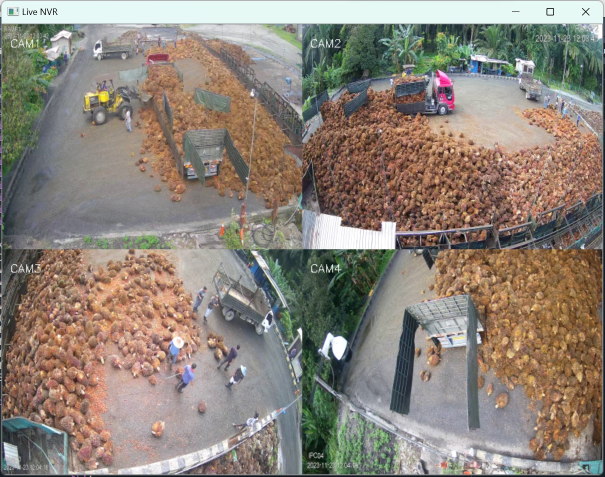
#> input picture live_nvr.jpg, 1209 x 954 px, given in place of admin:sl888888@192.168.2.85, which was not available (shown at 1/2 size)
$ python nvr_thread.py
#> lines starting #> are read from the running program, lines starting #| are printed output that depends on the picture; after the words box and inside, x2 and y2 are one past the last pixel; in counts of white or black regions, pixels touching at a corner belong together; pictures that were not available may be replaced by others from this repository, and a replacement may not be noted
### camera_thread.py
import cv2
import os
import time
import datetime
import threading
import imutils

Video_FPS = 20
Video_Resolution = (1920, 1080)
fourcc = cv2.VideoWriter_fourcc(*'mp4v')
# [9 lines of commented-out code are left out]
class WebcamVideoStream:
    def __init__(self, camera_name, video_path, motion):
        print("thread init - " + camera_name)
        self.title = str(camera_name)
        self.source = str(video_path)
        self.motion = int(motion)
        self.stream = cv2.VideoCapture(self.source)
        self.grabbed, self.frame = self.stream.read()
        self.buffer_frame = []
        self.reconnect_count = 0
        self.started = False
        self.read_lock = threading.Lock()
        self.refresh_time = datetime.datetime.now().strftime("%H;%M;%S")
        self.motion_refresh = 0
        self.previous_frame = None
        self.out = None
        self.stamp_time = datetime.datetime.now().strftime("%Y-%m-%d_%H")
        print(camera_name)
        print(self.stream.get(cv2.CAP_PROP_FRAME_WIDTH), self.stream.get(cv2.CAP_PROP_FRAME_HEIGHT),
              self.stream.get(cv2.CAP_PROP_FPS))

    def start(self):
        if self.started:
            print(self.title + " already started!!")
            return None
        self.started = True
        self.thread = threading.Thread(target=self.update, args=())
        self.thread.start()
        return self

    def update(self):
        while (self.started is True):
            self.grabbed, self.frame = self.stream.read()
            self.read_lock.acquire()
            if self.grabbed is True:
                #Video_Resolution = (self.frame.shape[1], self.frame.shape[0])
                if len(self.buffer_frame) > 10: self.buffer_frame.pop(0) # keep 10 buffer frame
                self.buffer_frame.append(self.frame)

                # create video file
                CurrentDate = datetime.datetime.now()
                FolderDate = "./record/" + CurrentDate.strftime("%Y-%m-%d") + "/" + self.title
                if not os.path.exists(FolderDate): os.makedirs(FolderDate)
                if self.out is None or self.out.isOpened() is False:
                    Stamp_Time = self.title + CurrentDate.strftime("~%Y-%m-%d_%H;%M;%S") + ".mp4"
                    File_Name = FolderDate + "/" + Stamp_Time
                    self.out = cv2.VideoWriter(File_Name, fourcc, Video_FPS, Video_Resolution)
                    print("Start video file ", File_Name)
                else:
                    if self.stamp_time != CurrentDate.strftime("%Y-%m-%d_%H"):
                        self.stamp_time = CurrentDate.strftime("%Y-%m-%d_%H")
                        Stamp_Time = self.title + CurrentDate.strftime("~%Y-%m-%d_%H;%M;%S") + ".mp4"
                        File_Name = FolderDate + "/" + Stamp_Time
                        if self.out.isOpened() is True:
                            self.out.release()
                            self.out = cv2.VideoWriter(File_Name, fourcc, Video_FPS, Video_Resolution)
                            print("New video file ", File_Name)

                # motion detection
                resize_frame = cv2.resize(self.frame, Video_Resolution, interpolation=cv2.INTER_AREA)
                gray = cv2.cvtColor(resize_frame, cv2.COLOR_BGR2GRAY)
                gray = cv2.GaussianBlur(gray, (21, 21), 0)
                if self.previous_frame is None: self.previous_frame = gray.copy()
                elif self.motion_refresh >= 60:
                    self.motion_refresh = 0
                    self.previous_frame = gray.copy()
                frameDelta = cv2.absdiff(self.previous_frame, gray)
                thresh = cv2.threshold(frameDelta, 30, 255, cv2.THRESH_BINARY)[1]
                thresh = cv2.dilate(thresh, None, iterations=2)
                cnts = cv2.findContours(thresh.copy(), cv2.RETR_EXTERNAL, cv2.CHAIN_APPROX_SIMPLE)
                cnts = imutils.grab_contours(cnts)
                motion = False
                for c in cnts:
                    # if the contour is too small, ignore it
                    if cv2.contourArea(c) < self.motion: continue
                    motion = True
                    break
                if motion is True:
                    current_time = CurrentDate.strftime("%H;%M;%S")
                    if self.refresh_time != current_time:
                        self.refresh_time = current_time
                        self.motion_refresh += 1
                    save_image = resize_frame.copy()
                    if self.out.isOpened() is True: self.out.write(save_image)
                time.sleep(0.03)
            self.read_lock.release()

            # reconnect camera
            if self.grabbed is False:
                self.stream.release()
                print(self.title + " reconnecting..." + str(self.reconnect_count))
                self.stream = cv2.VideoCapture(self.source)
                if self.stream.isOpened():
                    self.reconnect_count = 0
                    print(self.title + " is connected")
                else:
                    self.reconnect_count += 1
                    if self.reconnect_count > 5:
                        pass
#                        self.stream.release()
#                        self.started = False
#                        cv2.destroyAllWindows()

        if self.out is not None:
            if self.out.isOpened() is True:
                self.out.release()
                print("Close video file")
        if self.stream.isOpened():
            print(self.title + " thread release")
            self.stream.release()
            self.started = False
            cv2.destroyAllWindows()

    def read(self):
        self.read_lock.acquire()
        grabbed = self.grabbed
        started = self.started
        title = self.title
        buffer_frame = self.buffer_frame.copy()
        if grabbed: frame = self.frame.copy()
        else: frame = None
        self.read_lock.release()
        return grabbed, frame, buffer_frame, started, title

    def stop(self):
        self.started = False
######################################

### nvr_thread.py
# import the necessary packages
import imutils
import numpy as np
import argparse
import time
import datetime
import cv2
import os
import shutil
import camera_thread

Keep_Data = 30 #keep 30 days record
Display_Resolution = (800, 600)
Motion_Area = 10000
Video_Path_1 = "rtsp://admin:sl888888@192.168.2.85"
Video_Path_2 = "rtsp://admin:sl888888@192.168.2.86"
Video_Path_3 = "rtsp://admin:sl888888@192.168.2.87"
Video_Path_4 = "rtsp://admin:sl888888@192.168.2.88"
(Display_W, Display_H) = (int(Display_Resolution[0]/2), int(Display_Resolution[1]/2))
frame_cam1 = np.zeros((Display_H, Display_W, 3), np.uint8)
frame_cam2 = np.zeros((Display_H, Display_W, 3), np.uint8)
frame_cam3 = np.zeros((Display_H, Display_W, 3), np.uint8)
frame_cam4 = np.zeros((Display_H, Display_W, 3), np.uint8)
Start_Program = datetime.datetime.now().strftime("%Y-%m-%d")

def Delete_old_record(day):
#> called with day = 60
    today = datetime.datetime.today()
    days_ago = today - datetime.timedelta(days=Keep_Data)
    print(days_ago)
    while(True):
        for x in range(int(day)):
            try:
                day_ago = days_ago - datetime.timedelta(days=x)
                folder = day_ago.strftime("%Y-%m-%d")
                print("Delete ", folder)
                shutil.rmtree("./record/" + folder)
            except:
                print("No folder")
                continue
        break

Delete_old_record(60)
vs1 = camera_thread.WebcamVideoStream("CAM1", Video_Path_1, Motion_Area).start()
#> in __init__, self.frame is the input picture: shape (954, 1209, 3); mean B, G, R 121.2, 131.3, 141
vs2 = camera_thread.WebcamVideoStream("CAM2", Video_Path_2, Motion_Area).start()
vs3 = camera_thread.WebcamVideoStream("CAM3", Video_Path_3, Motion_Area).start()
vs4 = camera_thread.WebcamVideoStream("CAM4", Video_Path_4, Motion_Area).start()
time.sleep(5.0)

run = True
while(run):
    Ret_1, Frame_1, _, Run_1, Title_1 = vs1.read()
#> in read, `grabbed = self.grabbed`: grabbed = True
#> Title_1 = 'CAM1'
    if Ret_1 is True:
        frame1 = cv2.resize(Frame_1, (Display_W, Display_H), interpolation=cv2.INTER_AREA)
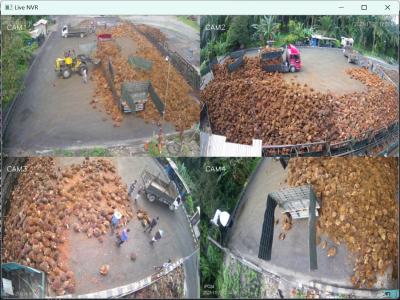
#> frame1: shape (300, 400, 3); mean B, G, R 121.2, 131.3, 141
        cv2.putText(frame1, Title_1, (10, 30), cv2.FONT_HERSHEY_SIMPLEX, Display_W/800, (255, 255, 255), 1)
#> frame1: shape (300, 400, 3); 0.08% of pixels changed, all inside (x1, y1, x2, y2) = (12, 20, 48, 31)
    Ret_2, Frame_2, _, Run_2, Title_2 = vs2.read()
#> Title_2 = 'CAM2'
    if Ret_2 is True:
        frame2 = cv2.resize(Frame_2, (Display_W, Display_H), interpolation=cv2.INTER_AREA)
        cv2.putText(frame2, Title_2, (10, 30), cv2.FONT_HERSHEY_SIMPLEX, Display_W/800, (255, 255, 255), 1)
#> frame2: shape (300, 400, 3); 0.09% of pixels changed, all inside (x1, y1, x2, y2) = (12, 20, 51, 31)
    Ret_3, Frame_3, _, Run_3, Title_3 = vs3.read()
#> Title_3 = 'CAM3'
    if Ret_3 is True:
        frame3 = cv2.resize(Frame_3, (Display_W, Display_H), interpolation=cv2.INTER_AREA)
        cv2.putText(frame3, Title_3, (10, 30), cv2.FONT_HERSHEY_SIMPLEX, Display_W/800, (255, 255, 255), 1)
    Ret_4, Frame_4, _, Run_4, Title_4 = vs4.read()
#> Title_4 = 'CAM4'
    if Ret_4 is True:
        frame4 = cv2.resize(Frame_4, (Display_W, Display_H), interpolation=cv2.INTER_AREA)
        cv2.putText(frame4, Title_4, (10, 30), cv2.FONT_HERSHEY_SIMPLEX, Display_W/800, (255, 255, 255), 1)
#> frame4: shape (300, 400, 3); 0.09% of pixels changed, all inside (x1, y1, x2, y2) = (12, 20, 52, 31)

    upper = cv2.hconcat([frame1, frame2])
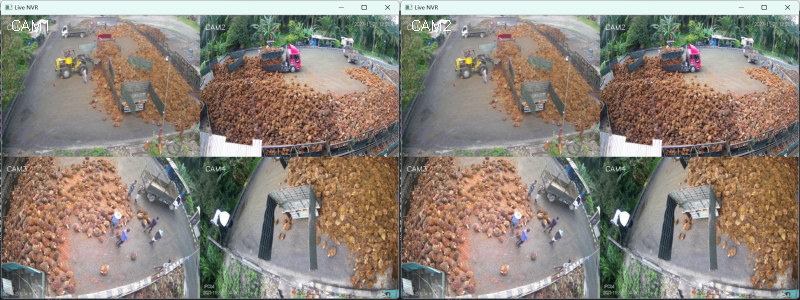
#> upper: shape (300, 800, 3); mean B, G, R 121.3, 131.4, 141.1
    lower = cv2.hconcat([frame3, frame4])
    merged_frame = np.vstack((upper, lower))
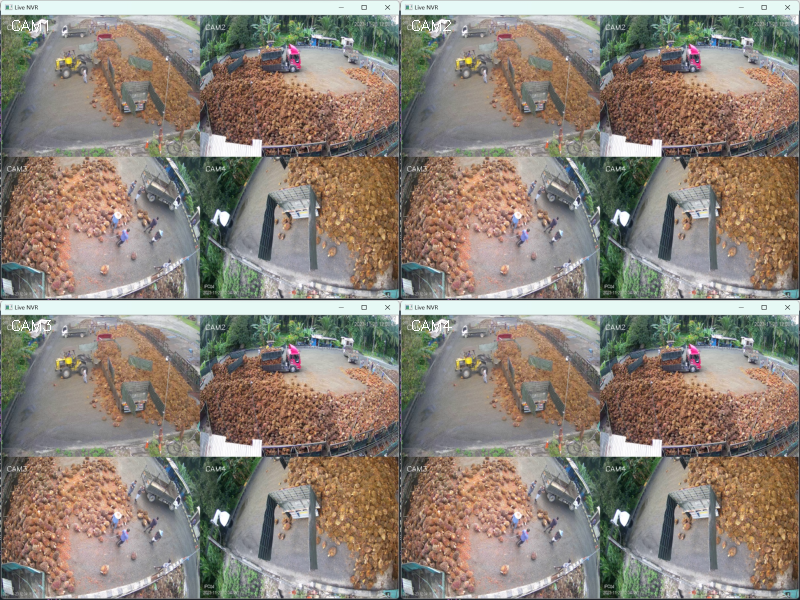
#> merged_frame: shape (600, 800, 3); mean B, G, R 121.3, 131.4, 141.1
    cv2.imshow("Live NVR", merged_frame)

    Run_Program = datetime.datetime.now().strftime("%Y-%m-%d")
    if Run_Program != Start_Program:
        Start_Program = Run_Program
        Delete_old_record(1)

    key = cv2.waitKey(1) & 0xFF
#> (key Esc is pressed here)
    if key == 27:
        vs1.stop()
        Run_1 = False
        vs2.stop()
        Run_2 = False
        vs3.stop()
        Run_3 = False
        vs4.stop()
        Run_4 = False
        break

cv2.destroyAllWindows()
print("End")
